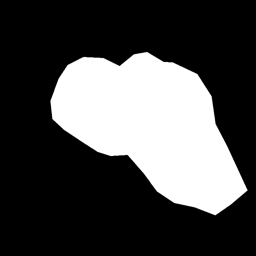
#> input picture VOCdevkit/VOC2007/SegmentationClass_Origin/1029.png, 256 x 256 px, found by its file name; its folder holds only this picture in this run
$ python Convert_SegmentationClass.py   (older library calls are emulated)
#> lines starting #> are read from the running program, lines starting #| are printed output that depends on the picture; after the words box and inside, x2 and y2 are one past the last pixel; in counts of white or black regions, pixels touching at a corner belong together
#--------------------------------------------------------#
#   该文件用于调整标签的格式
#--------------------------------------------------------#
import os

import numpy as np
from PIL import Image
from tqdm import tqdm

#-----------------------------------------------------------------------------------#
#   Origin_SegmentationClass_path   原始标签所在的路径
#   Out_SegmentationClass_path      输出标签所在的路径
#                                   处理后的标签为灰度图，如果设置的值太小会看不见具体情况。
#-----------------------------------------------------------------------------------#
Origin_SegmentationClass_path   = "VOCdevkit/VOC2007/SegmentationClass_Origin"
Out_SegmentationClass_path      = "VOCdevkit/VOC2007/SegmentationClass"

#-----------------------------------------------------------------------------------#
#   Origin_Point_Value  原始标签对应的像素点值
#   Out_Point_Value     输出标签对应的像素点值
#                       Origin_Point_Value需要与Out_Point_Value一一对应。
#   举例如下，当：
#   Origin_Point_Value = np.array([0, 255])；Out_Point_Value = np.array([0, 1])
#   代表将原始标签中值为0的像素点，调整为0，将原始标签中值为255的像素点，调整为1。
#
#   示例中仅调整了两个像素点值，实际上可以更多个，如：
#   Origin_Point_Value = np.array([0, 128, 255])；Out_Point_Value = np.array([0, 1, 2])
#
#   也可以是数组（当标签值为RGB像素点时），如
#   Origin_Point_Value = np.array([[0, 0, 0], [1, 1, 1]])；Out_Point_Value = np.array([0, 1])
#-----------------------------------------------------------------------------------#
Origin_Point_Value              = np.array([0, 255])
Out_Point_Value                 = np.array([0, 1])

if __name__ == "__main__":
    if not os.path.exists(Out_SegmentationClass_path):
        os.makedirs(Out_SegmentationClass_path)

    #---------------------------#
    #   遍历标签并赋值
    #---------------------------#
    png_names = os.listdir(Origin_SegmentationClass_path)
    print("正在遍历全部标签。")
    for png_name in tqdm(png_names):
        png     = Image.open(os.path.join(Origin_SegmentationClass_path, png_name))
#> png is the input picture: PIL image 256x256 L; min 0, max 255, mean 72.9
        w, h    = png.size
#> w = 256; h = 256

        png     = np.array(png)
        out_png = np.zeros([h, w])
        for i in range(len(Origin_Point_Value)):
            mask = png[:, :] == Origin_Point_Value[i]
            if len(np.shape(mask)) > 2:
                mask = mask.all(-1)
            out_png[mask] = Out_Point_Value[i]
#> this loop made 2 passes
#> pass 1, `mask = png[:, :] == Origin_Point_Value[i]`:
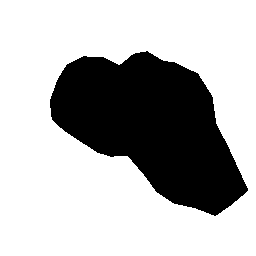
#> mask: shape (256, 256) bool; 70.8% white; 1 black region, box (x1, y1, x2, y2) and area: (50, 51, 248, 216) 19131
#> pass 2, `mask = png[:, :] == Origin_Point_Value[i]`:
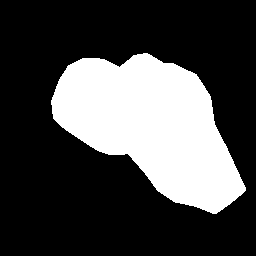
#> mask: shape (256, 256) bool; 28% white; 1 white region, box (x1, y1, x2, y2) and area: (51, 53, 246, 214) 18352

        out_png = Image.fromarray(np.array(out_png, np.uint8))
        out_png.save(os.path.join(Out_SegmentationClass_path, png_name))

    #-------------------------------------#
    #   统计输出，各个像素点的值得个数
    #-------------------------------------#
    print("正在统计输出的图片每个像素点的数量。")
    classes_nums        = np.zeros([256], np.int)
    for png_name in tqdm(png_names):
        png_file_name   = os.path.join(Out_SegmentationClass_path, png_name)
        if not os.path.exists(png_file_name):
            raise ValueError("未检测到标签图片%s，请查看具体路径下文件是否存在以及后缀是否为png。"%(png_file_name))

        png             = np.array(Image.open(png_file_name), np.uint8)
        classes_nums    += np.bincount(np.reshape(png, [-1]), minlength=256)
#> classes_nums = 256 values, max 47184 at index 0, min 0 at index 2, mean 256

    print("打印像素点的值与数量。")
    print('-' * 37)
    print("| %15s | %15s |"%("Key", "Value"))
    print('-' * 37)
    for i in range(256):
        if classes_nums[i] > 0:
            print("| %15s | %15s |"%(str(i), str(classes_nums[i])))
            print('-' * 37)
#> this loop made 256 passes
#| |               0 |           47184 |
#| |               1 |           18352 |

$ run again, on VOCdevkit/VOC2007/SegmentationClass_Origin/1059.png
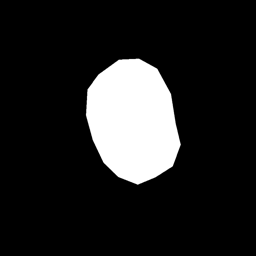
#> input picture VOCdevkit/VOC2007/SegmentationClass_Origin/1059.png, 256 x 256 px, found by its file name
#> png is the input picture: PIL image 256x256 L; min 0, max 255, mean 34.5
#> the loop `for i in range(len(Origin_Point_Value)):` made 2 passes
#> pass 1, `mask = png[:, :] == Origin_Point_Value[i]`:
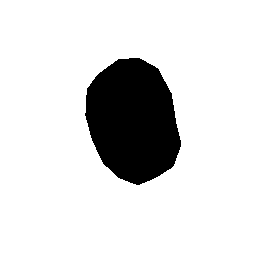
#> mask: shape (256, 256) bool; 86.1% white; 1 black region, box (x1, y1, x2, y2) and area: (85, 58, 181, 185) 9093
#> pass 2, `mask = png[:, :] == Origin_Point_Value[i]`:
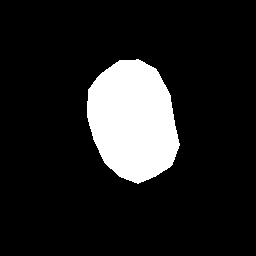
#> mask: shape (256, 256) bool; 13.2% white; 1 white region, box (x1, y1, x2, y2) and area: (87, 59, 180, 184) 8621
#> classes_nums = 256 values, max 56915 at index 0, min 0 at index 2, mean 256
#> the loop `for i in range(256):` made 256 passes
#| |               0 |           56915 |
#| |               1 |            8621 |

$ run again, on VOCdevkit/VOC2007/SegmentationClass_Origin/1093.png
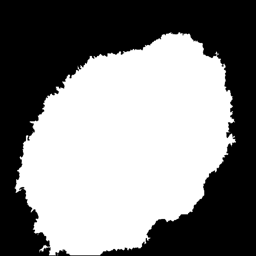
#> input picture VOCdevkit/VOC2007/SegmentationClass_Origin/1093.png, 256 x 256 px, found by its file name
#> png is the input picture: PIL image 256x256 L; min 0, max 255, mean 132.5
#> the loop `for i in range(len(Origin_Point_Value)):` made 2 passes
#> pass 1, `mask = png[:, :] == Origin_Point_Value[i]`:
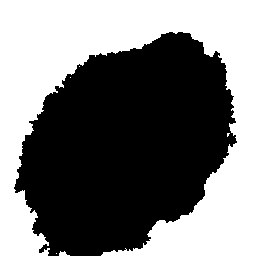
#> mask: shape (256, 256) bool; 46.8% white; 6 white regions (4 under 20 px), largest, box (x1, y1, x2, y2) and area: (0, 0, 256, 256) 30632, (59, 251, 70, 256) 34
#> pass 2, `mask = png[:, :] == Origin_Point_Value[i]`:
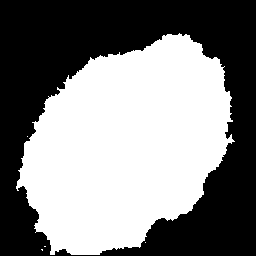
#> mask: shape (256, 256) bool; 50.8% white; 1 black region, box (x1, y1, x2, y2) and area: (0, 0, 256, 256) 32233
#> classes_nums = 256 values, max 33303 at index 1, min 0 at index 2, mean 256
#> the loop `for i in range(256):` made 256 passes
#| |               0 |           32233 |
#| |               1 |           33303 |

$ run again, on VOCdevkit/VOC2007/SegmentationClass_Origin/1168.png
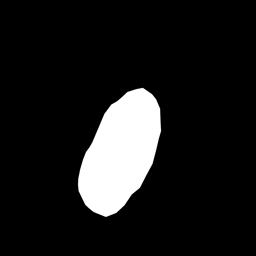
#> input picture VOCdevkit/VOC2007/SegmentationClass_Origin/1168.png, 256 x 256 px, found by its file name
#> png is the input picture: PIL image 256x256 L; min 0, max 255, mean 27.1
#> the loop `for i in range(len(Origin_Point_Value)):` made 2 passes
#> pass 1, `mask = png[:, :] == Origin_Point_Value[i]`:
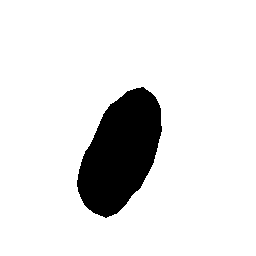
#> mask: shape (256, 256) bool; 89% white; 1 black region, box (x1, y1, x2, y2) and area: (77, 87, 162, 218) 7188
#> pass 2, `mask = png[:, :] == Origin_Point_Value[i]`:
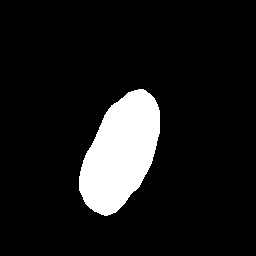
#> mask: shape (256, 256) bool; 10.3% white; 1 white region, box (x1, y1, x2, y2) and area: (79, 89, 160, 216) 6733
#> classes_nums = 256 values, max 58803 at index 0, min 0 at index 2, mean 256
#> the loop `for i in range(256):` made 256 passes
#| |               0 |           58803 |
#| |               1 |            6733 |
